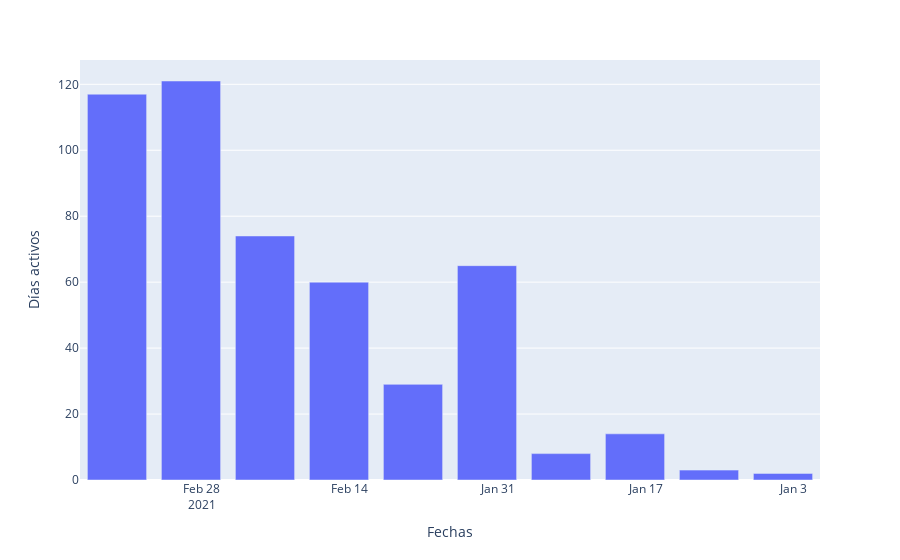

The code cell stored with this chart in its notebook:
### Markdown cell above
## Gráficas de días activos

### Code cell
diasact_da = df[df['Tipo puesto']=='Data Analyst']

diasact_da = diasact_da['Días activos'].copy()

lista_dias = ['segundo', 'segundos', 'minuto', 'minutos', 'hora', 'horas', 'día', 'días']

for i in lista_dias:
    diasact_da[diasact_da.str.contains(i)] = '03-08-21'
    
diasact_da[diasact_da.str.contains(' 1 semana')] = '03-01-21'
diasact_da[diasact_da.str.contains(' 2 semanas')] = '02-22-21'
diasact_da[diasact_da.str.contains(' 3 semanas')] = '02-15-21'
diasact_da[diasact_da.str.contains(' 4 semanas')] = '02-08-21'
diasact_da[diasact_da.str.contains(' 1 mes')] = '02-01-21'
diasact_da[diasact_da.str.contains(' 2 meses')] = '01-25-21'
diasact_da[diasact_da.str.contains(' 3 meses')] = '01-18-21'
diasact_da[diasact_da.str.contains(' 4 meses')] = '01-11-21'
diasact_da[diasact_da.str.contains(' 5 meses')] = '01-04-21'

diasact_da = diasact_da.value_counts()

diasact_da.drop('no_data', inplace=True)

df_diasact_da = pd.DataFrame(diasact_da)

df_diasact_da.reset_index(inplace=True)

df_diasact_da.rename(columns={'index': 'Fechas'}, inplace = True)

df_diasact_da['Fechas'] = pd.to_datetime(df_diasact_da['Fechas'])

df_diasact_da.sort_values('Fechas', ascending=True, inplace=True)

fig = px.bar(df_diasact_da, x='Fechas', y='Días activos',
            labels={'x':'Palabras en DA', 'y':'Suma'})
fig['layout']['xaxis']['autorange'] = "reversed"
fig.show()

### Figure 1 — Plotly figure (JSON) as saved in the notebook; plotly's stock layout.template omitted (floating-point values rounded to 4 significant figures)
{"data": [{"alignmentgroup": "True", "hovertemplate": "Fechas=%{x}<br>Días activos=%{y}<extra></extra>", "legendgroup": "", "marker": {"color": "#636efa"}, "name": "", "offsetgroup": "", "orientation": "v", "showlegend": false, "textposition": "auto", "type": "bar", "x": ["2021-01-04T00:00:00", "2021-01-11T00:00:00", "2021-01-18T00:00:00", "2021-01-25T00:00:00", "2021-02-01T00:00:00", "2021-02-08T00:00:00", "2021-02-15T00:00:00", "2021-02-22T00:00:00", "2021-03-01T00:00:00", "2021-03-08T00:00:00"], "xaxis": "x", "y": [2, 3, 14, 8, 65, 29, 60, 74, 121, 117], "yaxis": "y"}], "layout": {"barmode": "relative", "legend": {"tracegroupgap": 0}, "margin": {"t": 60}, "xaxis": {"anchor": "y", "autorange": "reversed", "domain": [0, 1], "title": {"text": "Fechas"}}, "yaxis": {"anchor": "x", "domain": [0, 1], "title": {"text": "Días activos"}}}}
